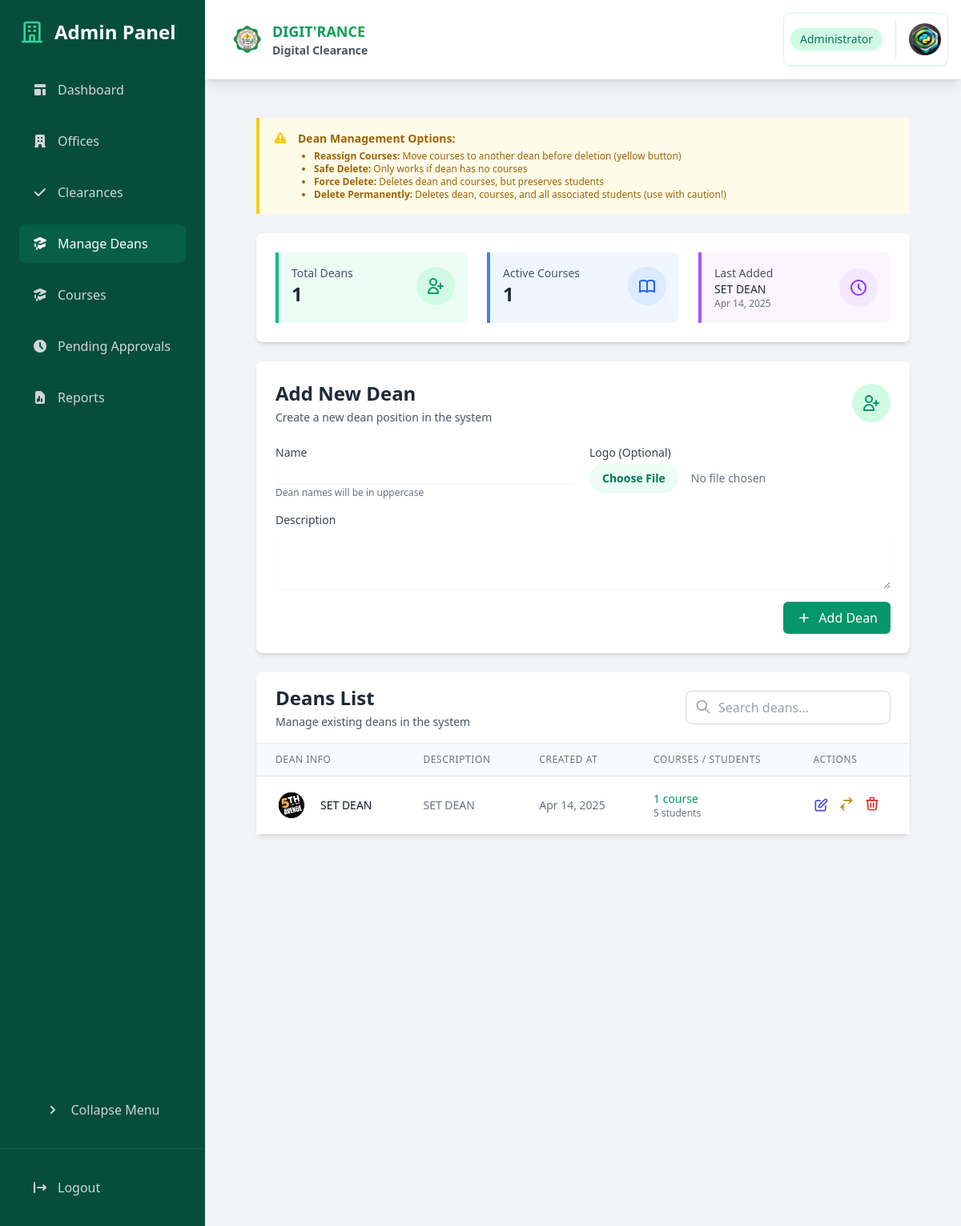
/dashboard/admin/deans/ (signed in), run on the app's committed database.
### core/models.py (models this page shows, shortened)
class Dean(models.Model):
    name = models.CharField(max_length=100, unique=True)
    logo = models.ImageField(upload_to='dean_logos/', blank=True, null=True)
    description = models.TextField(blank=True, null=True)
    created_at = models.DateTimeField(auto_now_add=True)

### core/views.py (the view, shortened to what this page needs)
# urls.py: path('dashboard/admin/deans/', views.admin_deans, name='admin_deans'),
@login_required
@user_passes_test(lambda u: u.is_superuser)
def admin_deans(request):
    deans = Dean.objects.all()
    total_courses = Course.objects.count()
    latest_dean = deans.order_by('-created_at').first() if deans.exists() else None
    for dean in deans:
        dean.course_count = dean.courses.count()
        dean.student_count = Student.objects.filter(course__dean=dean).count()
    return render(request, 'admin/deans.html', {
        'deans': deans,
        'total_courses': total_courses,
        'latest_dean': latest_dean
    })

### core/models.py (called while the page is built)
    def get_profile_picture_url(self):
        return self.profile_picture.url if self.profile_picture else static('img/default-profile.png')

### templates/admin/deans.html (shortened to what this page needs)
{% extends 'admin/base_admin.html' %}
{% block admin_content %}
<div class="space-y-6">
    <div class="bg-yellow-50 border-l-4 border-yellow-400 p-4 mb-4">
        <div class="flex">
            <div class="flex-shrink-0">
            </div>
            <div class="ml-3">
                <p class="text-sm text-yellow-700">
                    <strong>Dean Management Options:</strong>
                </p>
                <ul class="list-disc ml-5 text-xs text-yellow-700 mt-1">
                    <li><strong>Reassign Courses:</strong> Move courses to another dean before deletion (yellow button)</li>
                    <li><strong>Safe Delete:</strong> Only works if dean has no courses</li>
                    <li><strong>Force Delete:</strong> Deletes dean and courses, but preserves students</li>
                    <li><strong>Delete Permanently:</strong> Deletes dean, courses, and all associated students (use with caution!)</li>
                </ul>
            </div>
        </div>
    </div>
    <div class="bg-white rounded-lg shadow-md p-6">
        <div class="grid grid-cols-1 md:grid-cols-3 gap-6">
            <div class="border-l-4 border-emerald-500 bg-emerald-50 p-4 rounded-r-lg">
                <div class="flex items-center justify-between">
                    <div>
                        <p class="text-sm text-gray-600">Total Deans</p>
                        <h3 class="text-2xl font-bold text-gray-800">{{ deans.count }}</h3>
                    </div>
                    <div class="p-3 bg-emerald-100 rounded-full">
                        <svg class="w-6 h-6 text-emerald-600" fill="none" stroke="currentColor" viewBox="0 0 24 24">
                            <path stroke-linecap="round" stroke-linejoin="round" stroke-width="2" d="M18 9v3m0 0v3m0-3h3m-3 0h-3m-2-5a4 4 0 11-8 0 4 4 0 018 0zM3 20a6 6 0 0112 0v1H3v-1z" />
                        </svg>
                    </div>
                </div>
            </div>
            <div class="border-l-4 border-blue-500 bg-blue-50 p-4 rounded-r-lg">
                <div class="flex items-center justify-between">
                    <div>
                        <p class="text-sm text-gray-600">Active Courses</p>
                        <h3 class="text-2xl font-bold text-gray-800">{{ total_courses }}</h3>
                    </div>
                    <div class="p-3 bg-blue-100 rounded-full">
                    </div>
                </div>
            </div>
            <div class="border-l-4 border-purple-500 bg-purple-50 p-4 rounded-r-lg">
                <div class="flex items-center justify-between">
                    <div>
                        <p class="text-sm text-gray-600">Last Added</p>
                        <h3 class="text-sm font-medium text-gray-800">{{ latest_dean.name|default:"No deans yet" }}</h3>
                        {% if latest_dean %}
                        <p class="text-xs text-gray-500">{{ latest_dean.created_at|date:"M d, Y" }}</p>
                        {% endif %}
                    </div>
                    <div class="p-3 bg-purple-100 rounded-full">
                        <svg class="w-6 h-6 text-purple-600" fill="none" stroke="currentColor" viewBox="0 0 24 24">
                            <path stroke-linecap="round" stroke-linejoin="round" stroke-width="2" d="M12 8v4l3 3m6-3a9 9 0 11-18 0 9 9 0 0118 0z" />
                        </svg>
                    </div>
                </div>
            </div>
        </div>
    </div>
    <div class="bg-white rounded-lg shadow-md p-6 transform hover:shadow-lg transition-all duration-300">
        <div class="flex items-center justify-between mb-6">
            <div>
                <h2 class="text-2xl font-bold text-gray-800">Add New Dean</h2>
                <p class="text-sm text-gray-600 mt-1">Create a new dean position in the system</p>
            </div>
            <div class="p-3 bg-emerald-100 rounded-full">
                <svg class="w-6 h-6 text-emerald-600" fill="none" stroke="currentColor" viewBox="0 0 24 24">
                    <path stroke-linecap="round" stroke-linejoin="round" stroke-width="2" d="M18 9v3m0 0v3m0-3h3m-3 0h-3m-2-5a4 4 0 11-8 0 4 4 0 018 0zM3 20a6 6 0 0112 0v1H3v-1z" />
                </svg>
            </div>
        </div>
        <form method="POST" enctype="multipart/form-data" class="space-y-4">
            <div class="grid grid-cols-1 md:grid-cols-2 gap-4">
                <div>
                    <label for="name" class="block text-sm font-medium text-gray-700">Name</label>
                    <input type="text" name="name" id="name" required oninput="this.value = this.value.toUpperCase()"
                        class="mt-1 block w-full rounded-md border-gray-300 shadow-sm focus:border-emerald-500 focus:ring-emerald-500 transition-colors">
                    <p class="text-xs text-gray-500 mt-1">Dean names will be in uppercase</p>
                </div>
                <div>
                    <label for="logo" class="block text-sm font-medium text-gray-700">Logo (Optional)</label>
                    <input type="file" name="logo" id="logo" accept="image/*"
                        class="mt-1 block w-full text-sm text-gray-500 file:mr-4 file:py-2 file:px-4 file:rounded-full file:border-0 file:text-sm file:font-semibold file:bg-emerald-50 file:text-emerald-700 hover:file:bg-emerald-100">
                </div>
                <div class="md:col-span-2">
                    <label for="description" class="block text-sm font-medium text-gray-700">Description</label>
                    <textarea name="description" id="description" rows="3"
                        class="mt-1 block w-full rounded-md border-gray-300 shadow-sm focus:border-emerald-500 focus:ring-emerald-500 transition-colors"></textarea>
                </div>
            </div>
            <div class="flex justify-end mt-6">
                <button type="submit"
                    class="inline-flex items-center px-4 py-2 bg-emerald-600 text-white rounded-md hover:bg-emerald-700 focus:outline-none focus:ring-2 focus:ring-offset-2 focus:ring-emerald-500 transition-colors">
                    <svg class="w-5 h-5 mr-2" fill="none" stroke="currentColor" viewBox="0 0 24 24">
                        <path stroke-linecap="round" stroke-linejoin="round" stroke-width="2" d="M12 6v6m0 0v6m0-6h6m-6 0H6" />
                    </svg>
                    Add Dean
                </button>
            </div>
        </form>
    </div>
    <div class="bg-white rounded-lg shadow-md">
        <div class="px-6 py-4 border-b border-gray-200">
            <div class="flex items-center justify-between">
                <div>
                    <h2 class="text-2xl font-bold text-gray-800">Deans List</h2>
                    <p class="text-sm text-gray-600 mt-1">Manage existing deans in the system</p>
                </div>
                <div class="relative">
                    <input type="text" id="searchDeans" placeholder="Search deans..."
                        class="w-64 pl-10 pr-4 py-2 border border-gray-300 rounded-lg focus:outline-none focus:ring-2 focus:ring-emerald-500">
                    <div class="absolute left-3 top-2.5 text-gray-400">
                        <svg class="w-5 h-5" fill="none" stroke="currentColor" viewBox="0 0 24 24">
                            <path stroke-linecap="round" stroke-linejoin="round" stroke-width="2" d="M21 21l-6-6m2-5a7 7 0 11-14 0 7 7 0 0114 0z" />
                        </svg>
                    </div>
                </div>
            </div>
        </div>
        <div class="overflow-x-auto">
            <table class="min-w-full divide-y divide-gray-200">
                <thead class="bg-gray-50">
                    <tr>
                        <th class="px-6 py-3 text-left text-xs font-medium text-gray-500 uppercase tracking-wider">Dean Info</th>
                        <th class="px-6 py-3 text-left text-xs font-medium text-gray-500 uppercase tracking-wider">Description</th>
                        <th class="px-6 py-3 text-left text-xs font-medium text-gray-500 uppercase tracking-wider">Created At</th>
                        <th class="px-6 py-3 text-left text-xs font-medium text-gray-500 uppercase tracking-wider">Courses / Students</th>
                        <th class="px-6 py-3 text-left text-xs font-medium text-gray-500 uppercase tracking-wider">Actions</th>
                    </tr>
                </thead>
                <tbody class="bg-white divide-y divide-gray-200">
                    {% for dean in deans %}
                    <tr class="hover:bg-gray-50 transition-colors">
                        <td class="px-6 py-4 whitespace-nowrap">
                            <div class="flex items-center">
                                {% if dean.logo %}
                                <img src="{{ dean.logo.url }}" alt="{{ dean.name }}" class="h-10 w-10 rounded-full object-cover">
                                {% else %}
                                <div class="flex-shrink-0 h-10 w-10 bg-emerald-100 rounded-full flex items-center justify-center">
                                    <span class="text-emerald-600 font-medium">{{ dean.name|slice:":2" }}</span>
                                </div>
                                {% endif %}
                                <div class="ml-4">
                                    <div class="text-sm font-medium text-gray-900">{{ dean.name|upper }}</div>
                                </div>
                            </div>
                        </td>
                        <td class="px-6 py-4">
                            <div class="text-sm text-gray-500">{{ dean.description|default:"-"|truncatechars:100 }}</div>
                        </td>
                        <td class="px-6 py-4 whitespace-nowrap text-sm text-gray-500">
                            {{ dean.created_at|date:"M d, Y" }}
                        </td>
                        <td class="px-6 py-4 whitespace-nowrap text-sm text-gray-500">
                            <div class="flex flex-col">
                                <span class="font-medium text-emerald-600">{{ dean.course_count }} course{{ dean.course_count|pluralize }}</span>
                                <span class="text-xs text-gray-500">{{ dean.student_count }} student{{ dean.student_count|pluralize }}</span>
                            </div>
                        </td>
                        <td class="px-6 py-4 whitespace-nowrap text-sm font-medium">
                            <div class="flex items-center space-x-3">
                                <button onclick="editDean('{{ dean.id }}')"
                                    class="text-indigo-600 hover:text-indigo-900 transition-colors" title="Edit Dean">
                                    <svg class="w-5 h-5" fill="none" stroke="currentColor" viewBox="0 0 24 24">
                                        <path stroke-linecap="round" stroke-linejoin="round" stroke-width="2" d="M11 5H6a2 2 0 00-2 2v11a2 2 0 002 2h11a2 2 0 002-2v-5m-1.414-9.414a2 2 0 112.828 2.828L11.828 15H9v-2.828l8.586-8.586z" />
                                    </svg>
                                </button>
                                {% if dean.course_count > 0 %}
                                <form method="POST" class="inline">
                                    <button type="submit"
                                            class="text-yellow-600 hover:text-yellow-900 transition-colors"
                                            title="Reassign Courses">
                                        <svg class="w-5 h-5" fill="none" stroke="currentColor" viewBox="0 0 24 24">
                                            <path stroke-linecap="round" stroke-linejoin="round" stroke-width="2" d="M8 7h12m0 0l-4-4m4 4l-4 4m-8 6H4m0 0l4 4m-4-4l4-4" />
                                        </svg>
                                    </button>
                                </form>
                                {% endif %}
                                <div class="relative" x-data="{ open: false }">
                                    <button @click="open = !open" type="button"
                                            class="text-red-600 hover:text-red-900 transition-colors"
                                            title="Delete Options">
                                        <svg class="w-5 h-5" fill="none" stroke="currentColor" viewBox="0 0 24 24">
                                            <path stroke-linecap="round" stroke-linejoin="round" stroke-width="2" d="M19 7l-.867 12.142A2 2 0 0116.138 21H7.862a2 2 0 01-1.995-1.858L5 7m5 4v6m4-6v6m1-10V4a1 1 0 00-1-1h-4a1 1 0 00-1 1v3M4 7h16" />
                                        </svg>
                                    </button>
                                </div>
                            </div>
                        </td>
                    </tr>
                    {% empty %}
                    <tr>
                        <td colspan="4" class="px-6 py-4 text-center text-gray-500">
                            No deans found in the system
                        </td>
                    </tr>
                    {% endfor %}
                </tbody>
            </table>
        </div>
    </div>
</div>
{% endblock %}

### data on the page
Dean: name "SET DEAN", created_at "Apr 14, 2025", logo (picture), description "SET DEAN", course_count "1", student_count "5"

### other printed values
{{ deans.count }} "1"
{{ total_courses }} "1"
